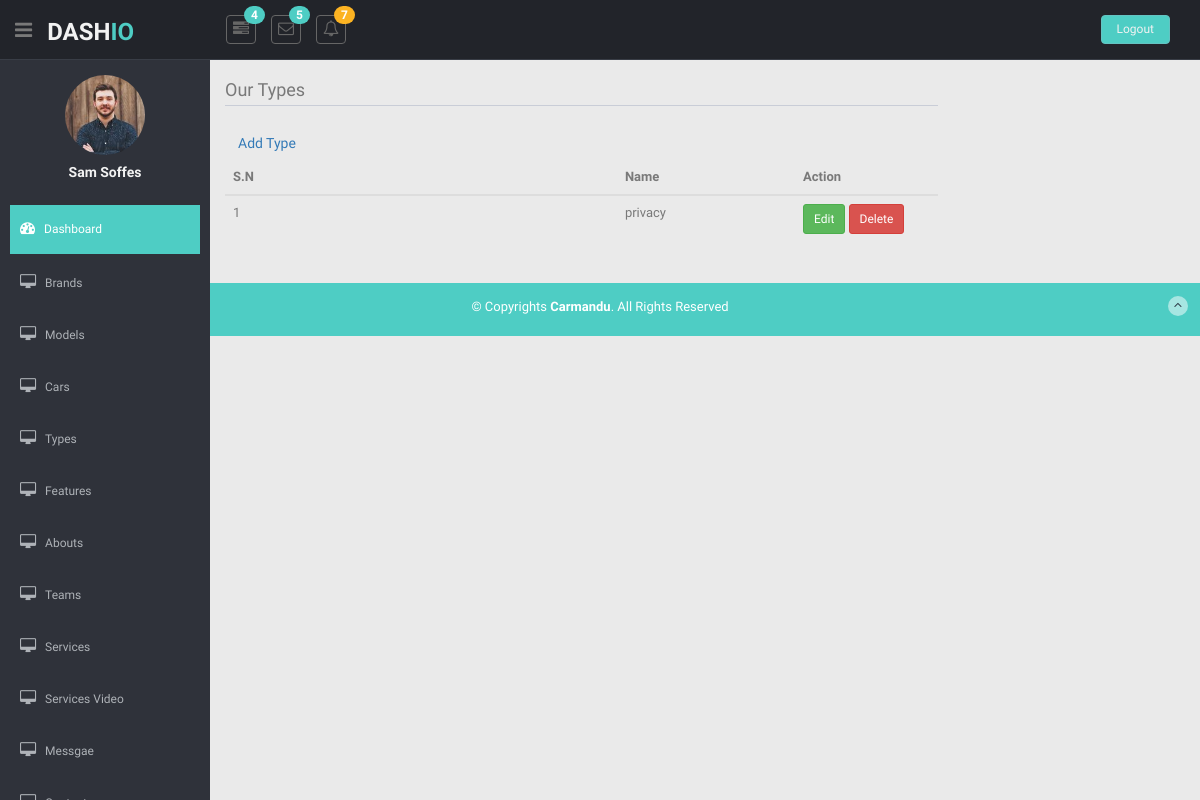
The app's page /dashboard/dashboard/type/list/, older data.
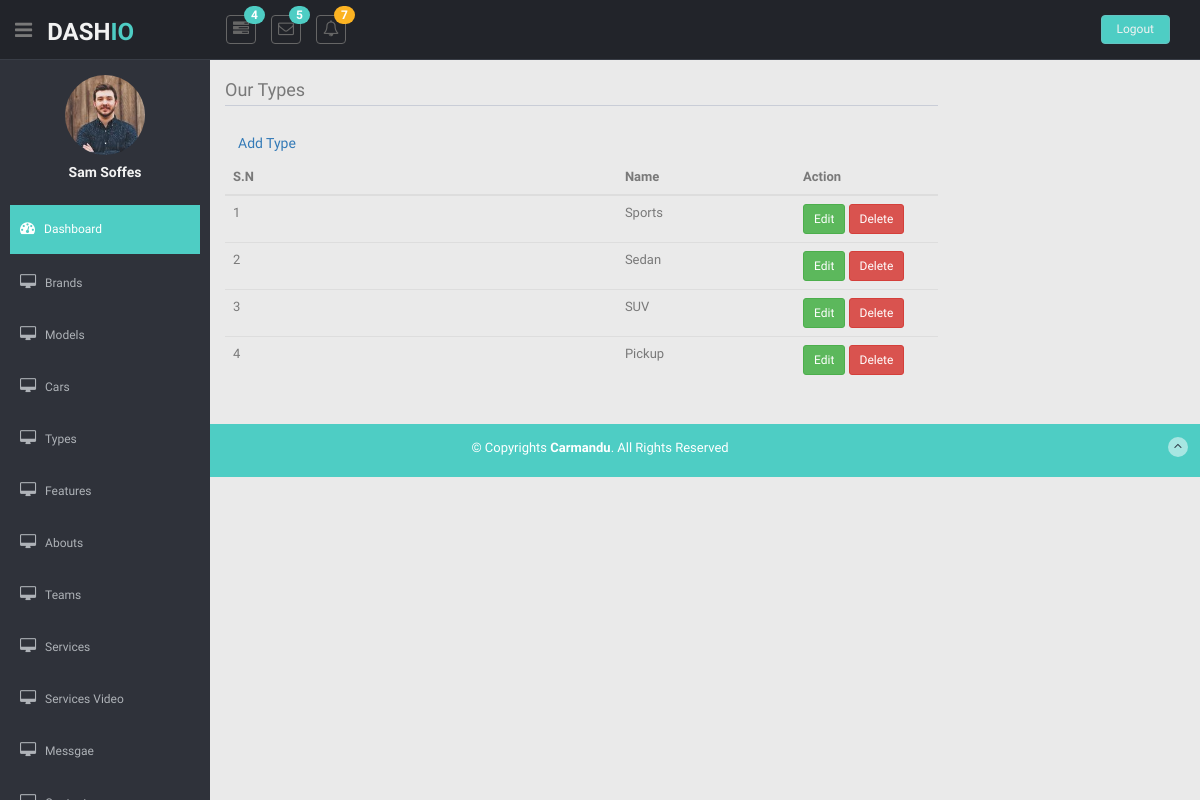
The same page, newer data.
### dashboard/models.py (models this page shows, shortened)
class DateTimeModel(models.Model):
    created_at = models.DateTimeField(auto_now=True)
    updated_at = models.DateTimeField(auto_now_add=True, null=True, blank=True)
    deleted_at = models.DateTimeField(null=True, blank=True)
    class Meta:
        abstract = True

class Type(DateTimeModel):
    title = models.CharField(max_length=200)
    class Meta:
        verbose_name = ('Type')
        verbose_name_plural = ('Types')
        ordering = ['-title']

### dashboard/views.py (the view)
# urls.py: path('dashboard/type/list/', TypeListView.as_view(), name='types'),
class TypeListView(NonDeletedListMixin,ListView):
    template_name = 'dashboard/type/list.html'
    model = Type
    def get_queryset(self):
        queryset = super().get_queryset()
        if "title" in self.request.GET:
            if self.request.GET.get('title') != '':
                queryset = queryset.filter(
                    name__contains=self.request.GET.get("title"))
        return queryset

### dashboard/mixins.py (called while the page is built)
    def get_queryset(self):
        return super().get_queryset().filter(deleted_at__isnull=True)

### dashboard/templates/dashboard/type/list.html (shortened to what this page needs)
{% extends 'dashboard/base/base.html' %}
{% load static %}
{% block content %}
<section id="main-content">
  <section class="wrapper">
    <div class="row">
      <div class="col-lg-9 main-chart">
        <div class="border-head">
          <h3>Our Types</h3>
          <a href="{% url 'dashboard:type-create' %}" type="button" class="mb-1 btn btn-outline-primary">Add Type</a>
        </div>
        <div class="card-body">
                        <table class="table table-hover ">
                            <thead>
                                <tr>
                                    <th scope="col">S.N</th>
                                    <th scope="col" width='25%'>Name</th>
                                    <th width='20%'>Action</th>
                                </tr>
                            </thead>
                            <tbody>
                                {% for type in object_list %}
                                <tr>
                                    <td scope="row">{{ forloop.counter }}</td>
                                    <td>{{ type.title }}</td>
                                    <td>
                                        <span>
                                            <a href="{% url 'dashboard:type-update' type.pk %}" class="btn btn-sm btn-success"><span class ="mdi mr-1 mdi-square-edit-outline">Edit</span></a>
                                        </span>
                                        <span>
                                            <a href="{% url 'dashboard:type-delete' type.pk %}" class="btn btn-sm btn-danger delete"><span class ="mdi mr-1 mdi-trash-can">Delete</span></a>
                                        </span>
                                    </td>
                                </tr>
                                {% endfor %}
                            </tbody>
                        </table>
                    </div>
    </div>
    </div>
  </section>
</section>
{% endblock %}

Row changes from the older to the newer data that the page shows:
removed Type: title "privacy"
added Type: title "Sports"
now on this page (row edited): Type: title "Sedan"
added Type: title "SUV"
added Type: title "Pickup"
